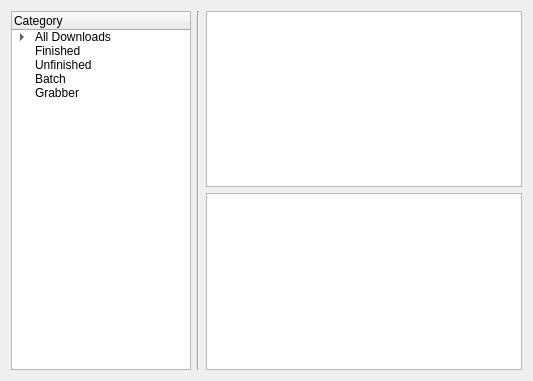
<?xml version="1.0" encoding="UTF-8"?>
<ui version="4.0">
 <class>WidgetUtama</class>
 <widget class="QWidget" name="WidgetUtama">
  <property name="geometry">
   <rect>
    <x>0</x>
    <y>0</y>
    <width>533</width>
    <height>381</height>
   </rect>
  </property>
  <property name="windowTitle">
   <string>Form</string>
  </property>
  <layout class="QGridLayout" name="gridLayout">
   <item row="0" column="0">
    <widget class="QTreeWidget" name="treeWidget">
     <property name="maximumSize">
      <size>
       <width>180</width>
       <height>16777215</height>
      </size>
     </property>
     <property name="verticalScrollBarPolicy">
      <enum>Qt::ScrollBarAsNeeded</enum>
     </property>
     <property name="horizontalScrollBarPolicy">
      <enum>Qt::ScrollBarAsNeeded</enum>
     </property>
     <column>
      <property name="text">
       <string>Category</string>
      </property>
     </column>
     <item>
      <property name="text">
       <string>All Downloads</string>
      </property>
      <property name="icon">
       <iconset resource="image.qrc">
        <normaloff>:/image/icon/big/utamaalldownloads.png</normaloff>:/image/icon/big/utamaalldownloads.png</iconset>
      </property>
      <item>
       <property name="text">
        <string>Compressed</string>
       </property>
       <property name="icon">
        <iconset resource="image.qrc">
         <normaloff>:/image/icon/big/utamacompressed.png</normaloff>:/image/icon/big/utamacompressed.png</iconset>
       </property>
      </item>
      <item>
       <property name="text">
        <string>Document</string>
       </property>
       <property name="icon">
        <iconset resource="image.qrc">
         <normaloff>:/image/icon/big/utamadocument.png</normaloff>:/image/icon/big/utamadocument.png</iconset>
       </property>
      </item>
      <item>
       <property name="text">
        <string>Music</string>
       </property>
       <property name="icon">
        <iconset resource="image.qrc">
         <normaloff>:/image/icon/big/utamamusic.png</normaloff>:/image/icon/big/utamamusic.png</iconset>
       </property>
      </item>
      <item>
       <property name="text">
        <string>Video</string>
       </property>
       <property name="icon">
        <iconset resource="image.qrc">
         <normaloff>:/image/icon/big/utamavideo.png</normaloff>:/image/icon/big/utamavideo.png</iconset>
       </property>
      </item>
      <item>
       <property name="text">
        <string>Other</string>
       </property>
       <property name="icon">
        <iconset resource="image.qrc">
         <normaloff>:/image/icon/big/utamaother.png</normaloff>:/image/icon/big/utamaother.png</iconset>
       </property>
      </item>
     </item>
     <item>
      <property name="text">
       <string>Finished</string>
      </property>
      <property name="icon">
       <iconset resource="image.qrc">
        <normaloff>:/image/icon/big/utamafinished.png</normaloff>:/image/icon/big/utamafinished.png</iconset>
      </property>
     </item>
     <item>
      <property name="text">
       <string>Unfinished</string>
      </property>
      <property name="icon">
       <iconset resource="image.qrc">
        <normaloff>:/image/icon/big/utamaunfinished.png</normaloff>:/image/icon/big/utamaunfinished.png</iconset>
      </property>
     </item>
     <item>
      <property name="text">
       <string>Batch</string>
      </property>
      <property name="icon">
       <iconset resource="image.qrc">
        <normaloff>:/image/icon/big/Internet Options.png</normaloff>:/image/icon/big/Internet Options.png</iconset>
      </property>
     </item>
     <item>
      <property name="text">
       <string>Grabber</string>
      </property>
      <property name="icon">
       <iconset resource="image.qrc">
        <normaloff>:/image/icon/big/grabber.png</normaloff>:/image/icon/big/grabber.png</iconset>
      </property>
     </item>
    </widget>
   </item>
   <item row="0" column="1">
    <widget class="Line" name="line">
     <property name="orientation">
      <enum>Qt::Vertical</enum>
     </property>
    </widget>
   </item>
   <item row="0" column="2">
    <layout class="QVBoxLayout" name="verticalLayout">
     <item>
      <widget class="QTableView" name="tableView"/>
     </item>
     <item>
      <widget class="QTextBrowser" name="tbLogText">
       <property name="maximumSize">
        <size>
         <width>16777215</width>
         <height>200</height>
        </size>
       </property>
      </widget>
     </item>
    </layout>
   </item>
  </layout>
 </widget>
 <resources>
  <include location="image.qrc"/>
 </resources>
 <connections/>
</ui>
